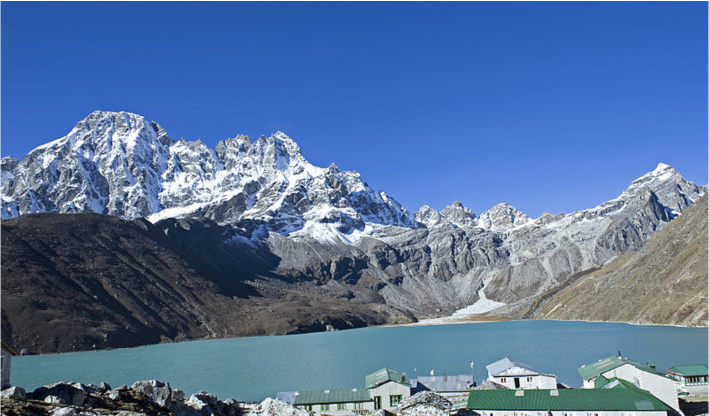
#> input picture opencv/1.images/transformations/nature.png, 1418 x 832 px (shown at 1/2 size)
$ python rotation.py
#> lines starting #> are read from the running program, lines starting #| are printed output that depends on the picture
import cv2 as cv

# if angle is positive, then it rotate the image in anti clock wise direction
# If angle is negative, then it rotate the image in clock wise direction
def rotate(img, angle, rotation_point=None):
    width = img.shape[1]
    height = img.shape[0]

    if rotation_point == None:
        rotation_point = (width // 2, height // 2)

    rotation_matrix = cv.getRotationMatrix2D(rotation_point, angle, 1.0)
    dimensions = (width, height)
    return cv.warpAffine(img, rotation_matrix, dimensions)


# Read the image as matrix of pixels
image = cv.imread('nature.png')
#> image is the input picture: shape (832, 1418, 3); mean B, G, R 157.6, 115.6, 87.2
image = cv.resize(image, (1000, 800))
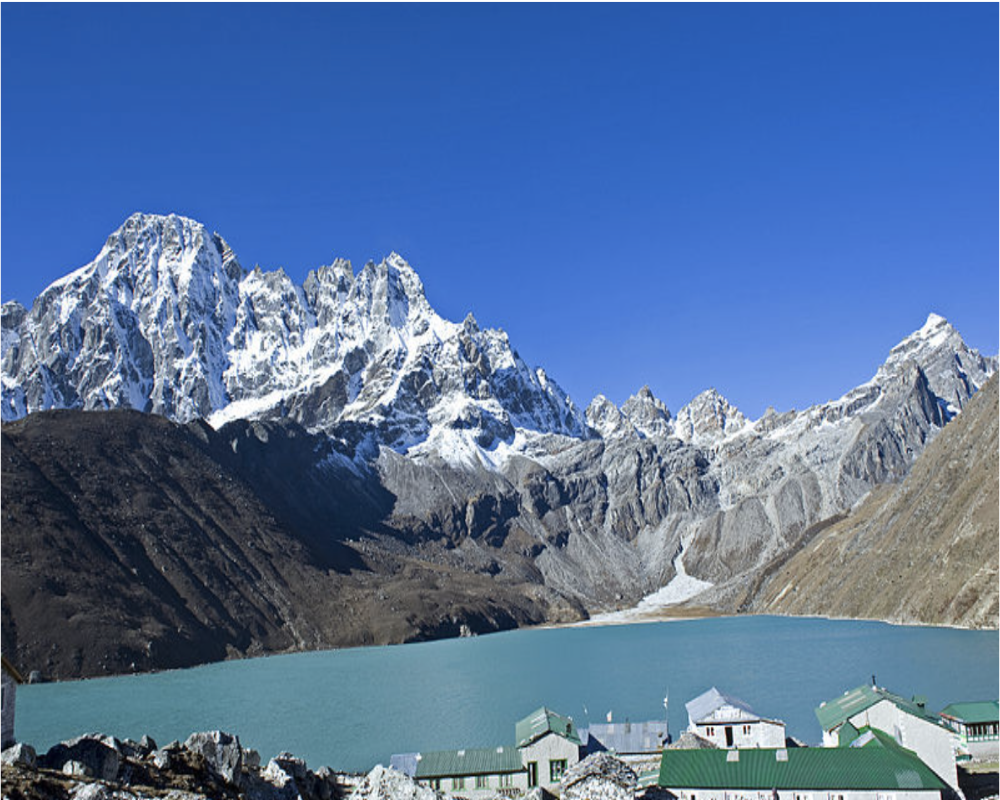
#> image: shape (800, 1000, 3); mean B, G, R 157.6, 115.6, 87.2

# Display the image in new window
cv.imshow('Nature', image)
cv.imshow('Rotate image by 45 degrees', rotate(image, 45))
#> in rotate, `return cv.warpAffine(img, rotation_matrix, dimensions)`:
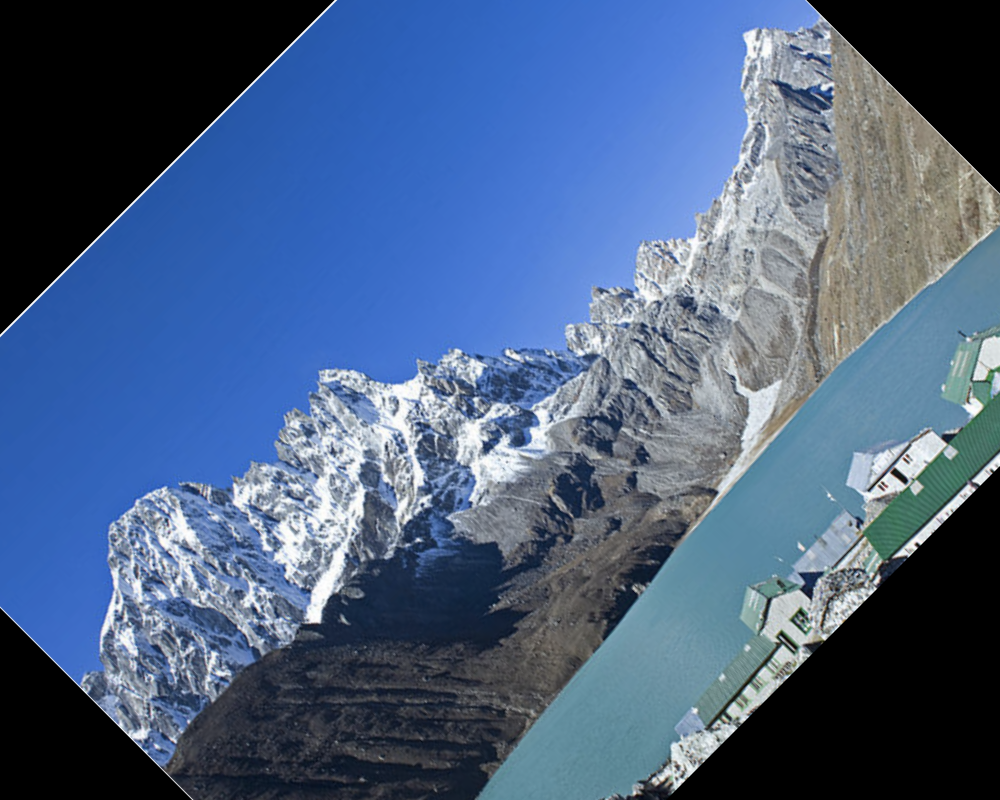
#> returned value: shape (800, 1000, 3); mean of channels 0, 1, 2 130.6, 97.3, 75; drawn as B, G, R
cv.imshow('Rotate image by -45 degrees', rotate(image, -45))
#> call 2 of rotate, with angle = -45
#> in rotate (call 2), `return cv.warpAffine(img, rotation_matrix, dimensions)`:
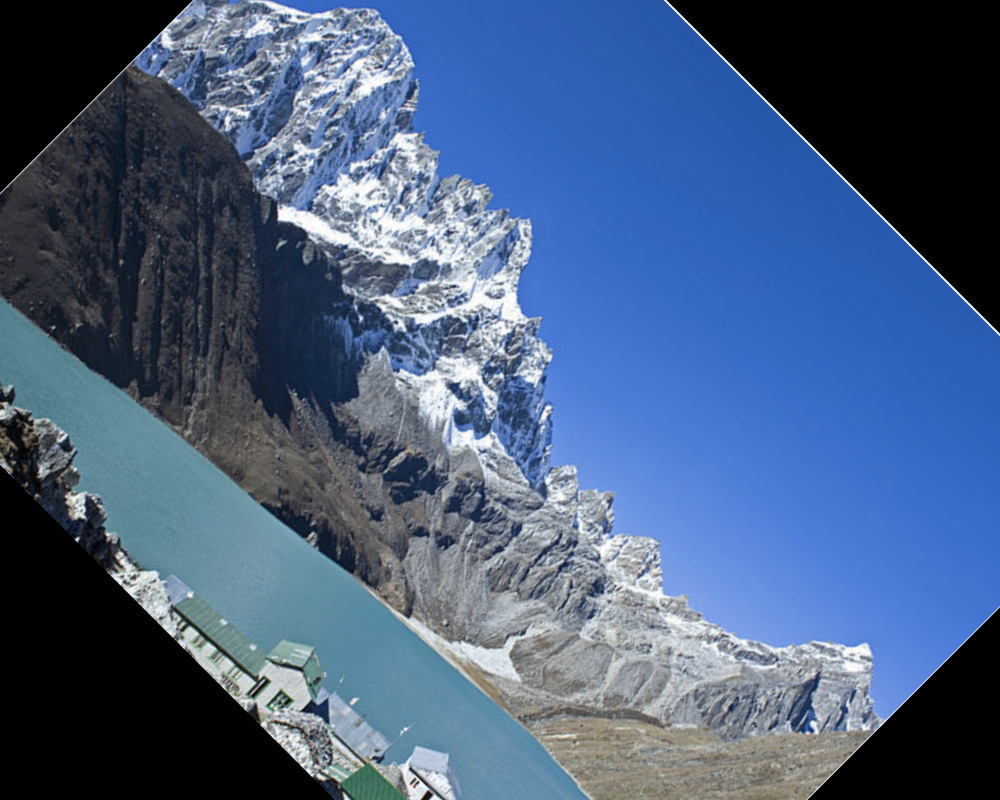
#> returned value: shape (800, 1000, 3); mean of channels 0, 1, 2 128.4, 94.5, 72.3; drawn as B, G, R

# Wait for Infinite amount of time for a keyboard key to be pressed
cv.waitKey(0)

# Close the OpenCV windows
cv.destroyAllWindows()

$ run again, with opencv/1.images/transformations/buildings.png copied over opencv/1.images/transformations/nature.png
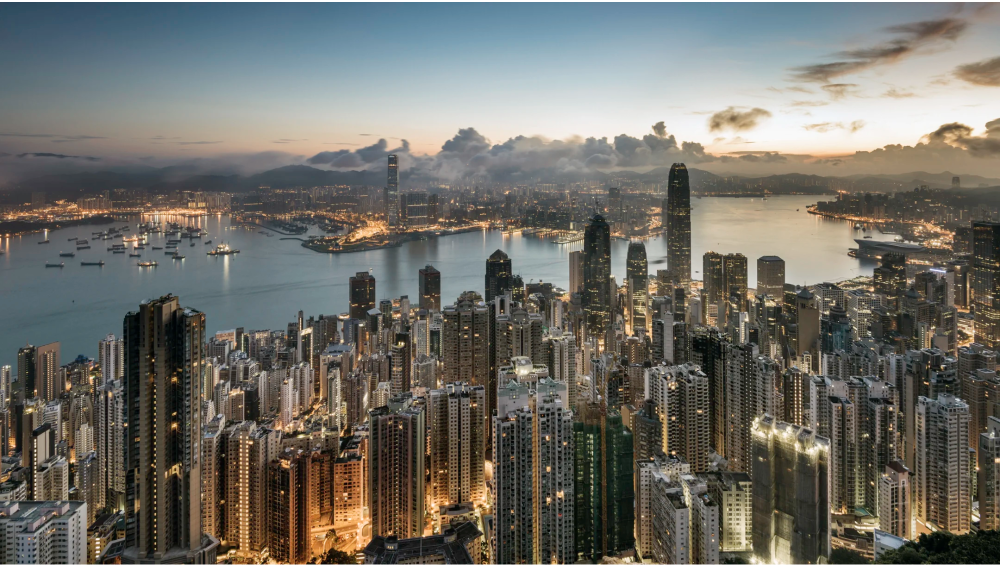
#> input picture opencv/1.images/transformations/buildings.png, 2000 x 1130 px (shown at 1/2 size)
#> image is the input picture: shape (1130, 2000, 3); mean B, G, R 102.3, 109.2, 110.7
#> `image = cv.resize(image, (1000, 800))`:
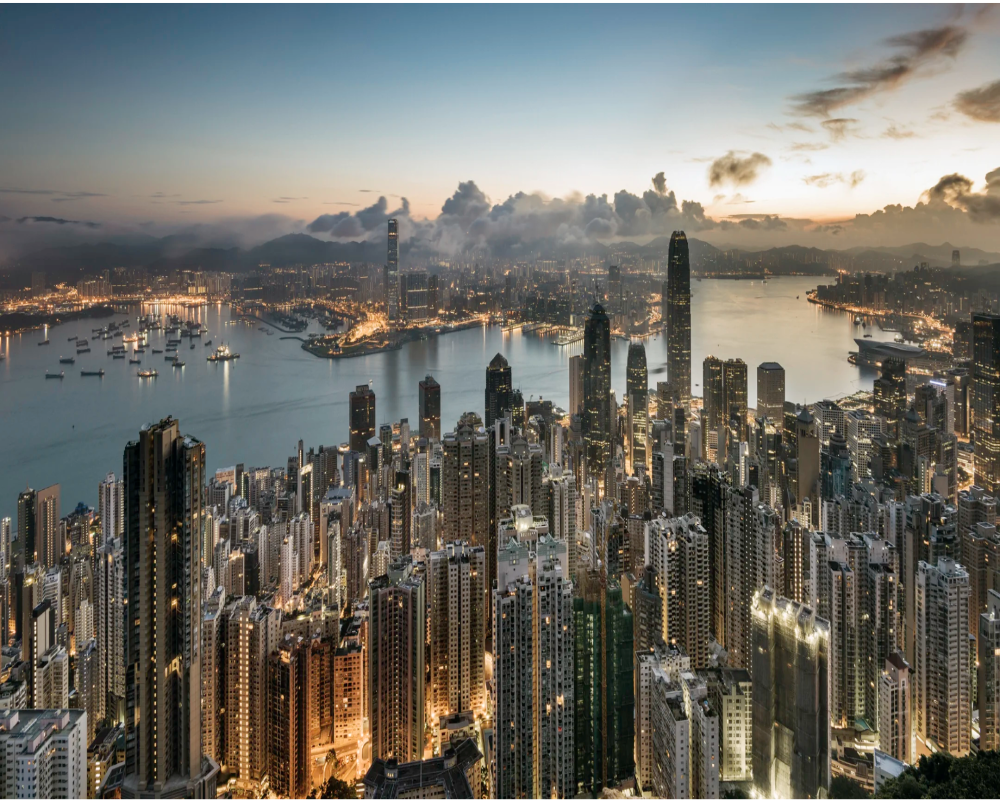
#> image: shape (800, 1000, 3); mean B, G, R 102.3, 109.2, 110.7
#> in rotate (call 2), `return cv.warpAffine(img, rotation_matrix, dimensions)`:
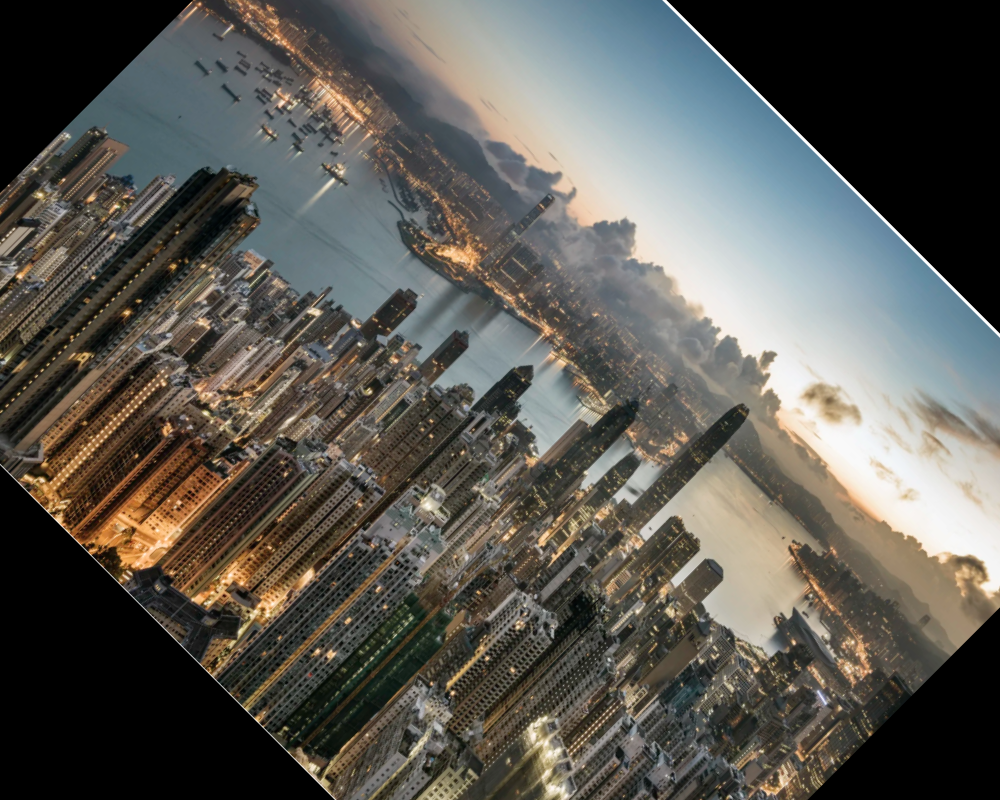
#> returned value: shape (800, 1000, 3); mean of channels 0, 1, 2 83.9, 90.2, 92.2; drawn as B, G, R
